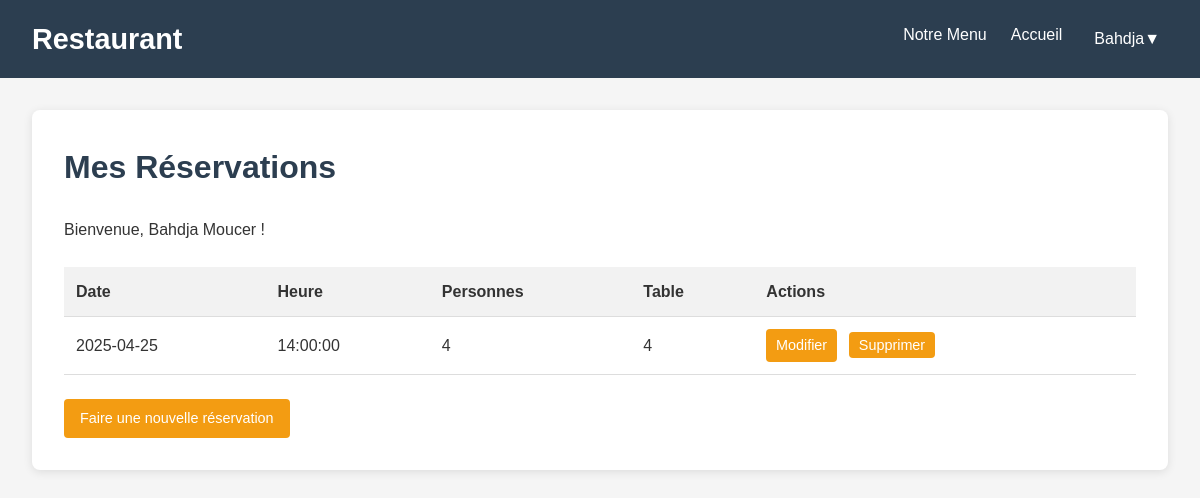
Screenshot of /?url=EspaceClient/dashboard (signed in) with the database file from the repository.
### tables this page shows
CREATE TABLE `reservations` (
  `id` int(11) NOT NULL,
  `nom` varchar(100) NOT NULL,
  `prenom` varchar(100) NOT NULL,
  `date_reservation` date NOT NULL,
  `heure` time NOT NULL,
  `nb_personnes` int(11) NOT NULL,
  `created_at` timestamp NOT NULL DEFAULT current_timestamp(),
  `id_table` int(11) NOT NULL,
  `email` varchar(255) NOT NULL,
  `id_client` int(11) DEFAULT NULL
);

### app/Core/controleur.php (called while the page is built)
<?php
class Controleur {
    protected function view($vue, $data = []) {
        extract($data);
        require_once __DIR__ . '/../Vues/' . $vue . '.php';
    }
}

### app/controleurs/EspaceClientControleur.php (called while the page is built, shortened)
<?php
require_once __DIR__ . '/../Core/controleur.php';
require_once __DIR__ . '/../modeles/reservation.php';
class EspaceClientControleur extends Controleur {
    public function dashboard(): void {
        $reservations = Reservation::getByEmail($_SESSION['email']);
        $this->view('client/dashboard', [
            'reservations' => $reservations,
            'email' => $_SESSION['email']
        ]);
    }
}
?>

### app/modeles/reservation.php (called while the page is built, shortened)
<?php
require_once __DIR__ . '/../config/database.php';
class Reservation {
    public static function getByEmail(string $email): array {
        global $pdo;
        $stmt = $pdo->prepare("SELECT * FROM reservations WHERE email = :email ORDER BY date_reservation DESC, heure ASC");
        $stmt->execute(['email' => $email]);
        return $stmt->fetchAll(PDO::FETCH_ASSOC);
    }
}

### app/Vues/client/dashboard.php (the view, shortened to what this page needs)
<!DOCTYPE html>
<html lang="fr">
<head>
    <link rel="stylesheet" href="css/dashboard.css">
</head>
<body>
    <header>
        <div class="logo">Restaurant</div>
        <nav>
            <ul>
                <li><a href="?url=Menu">Notre Menu</a></li>
                <li><a href="?url=Home">Accueil</a></li>
                <li class="menu">
                    <button class="btn toggle"><?php echo htmlspecialchars($_SESSION["prenom"])?>▼</button>
                </li>
            </ul>
        </nav>
    </header>
    <div class="container">
        <section class="section">
            <h1>Mes Réservations</h1>
            <p>Bienvenue, <?php echo htmlspecialchars($_SESSION['prenom'] . ' ' . $_SESSION['nom']); ?> !</p>
            <?php if (!empty($reservations)): ?>
                <table>
                    <thead>
                        <tr>
                            <th>Date</th>
                            <th>Heure</th>
                            <th>Personnes</th>
                            <th>Table</th>
                            <th>Actions</th>
                        </tr>
                    </thead>
                    <tbody>
                        <?php foreach ($reservations as $reservation): ?>
                            <tr>
                                <td><?php echo htmlspecialchars($reservation['date_reservation']); ?></td>
                                <td><?php echo htmlspecialchars($reservation['heure']); ?></td>
                                <td><?php echo htmlspecialchars($reservation['nb_personnes']); ?></td>
                                <td><?php echo htmlspecialchars($reservation['id_table']); ?></td>
                                <td>
                                    <a href="?url=Reservation/edit&id=<?php echo $reservation['id']; ?>" class="btn">Modifier</a>
                                    <form method="POST" action="?url=Reservation/delete" style="display:inline;">
                                        <button type="submit" class="btn btn-delete">Supprimer</button>
                                    </form>
                                </td>
                            </tr>
                        <?php endforeach; ?>
                    </tbody>
                </table>
            <?php else: ?>
                <p>Aucune réservation trouvée.</p>
            <?php endif; ?>
            <a href="?url=Reservation/create" class="btn">Faire une nouvelle réservation</a>
        </section>
    </div>
</body>
</html>

### public/css/dashboard.css (style rules this page uses)
* { margin: 0; padding: 0; box-sizing: border-box; font-family: 'Arial', sans-serif; }
body { background-color: #f5f5f5; color: #333; line-height: 1.6; }
header { background-color: #2c3e50; color: white; padding: 1rem 2rem; display: flex; justify-content: space-between; align-items: center; }
.logo { font-size: 1.8rem; font-weight: bold; }
nav ul { display: flex; list-style: none; }
nav ul li { margin-left: 1.5rem; }
nav ul li a { color: white; text-decoration: none; transition: color 0.3s; }
.btn { display: inline-block; background-color: #f39c12; color: white; padding: 0.5rem 1rem; border-radius: 4px; text-decoration: none; transition: background-color 0.3s; border: none; cursor: pointer; font-size: 0.9rem; }
.container { max-width: 1200px; margin: 2rem auto; padding: 0 2rem; }
.section { background: white; padding: 2rem; border-radius: 8px; box-shadow: 0 2px 10px rgba(0, 0, 0, 0.1); }
h1 { font-size: 2rem; margin-bottom: 1.5rem; color: #2c3e50; }
table { width: 100%; border-collapse: collapse; margin: 1.5rem 0; }
th, td { padding: 0.75rem; text-align: left; border-bottom: 1px solid #ddd; }
th { background-color: #f2f2f2; font-weight: bold; }
td .btn { margin-right: 0.5rem; padding: 0.3rem 0.6rem; }
.menu { position: relative; }
.menu .toggle { background-color: transparent; color: white; border: none; font-size: 1rem; cursor: pointer; padding: 0.5rem; }

### rows the page displays
reservations: date_reservation "2025-04-25", heure "14:00:00", nb_personnes "4", id_table "4"

### other values shown
$_SESSION["prenom"] "Bahdja"
$_SESSION['prenom'] . ' ' . $_SESSION['nom'] "Bahdja Moucer"
